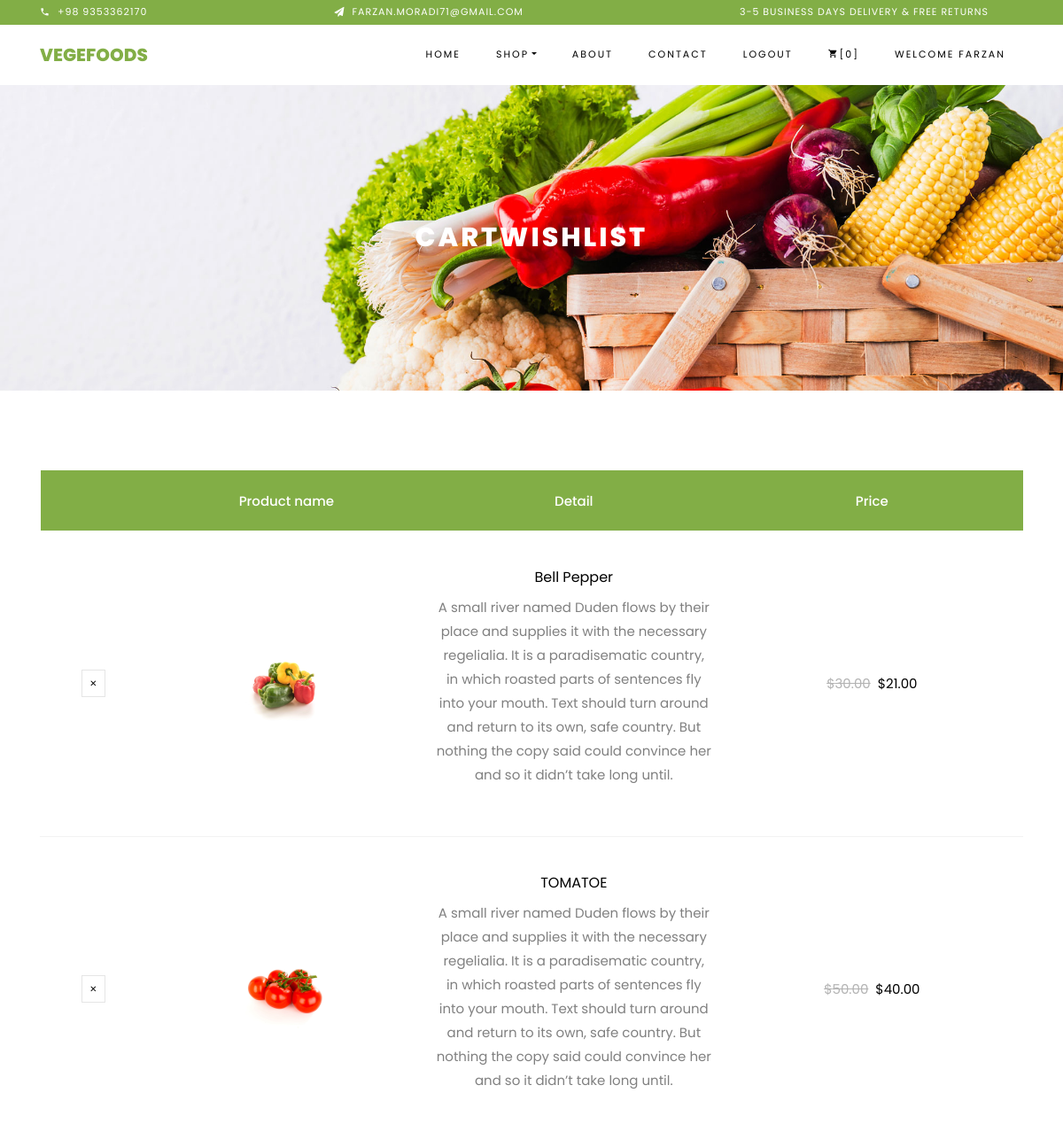
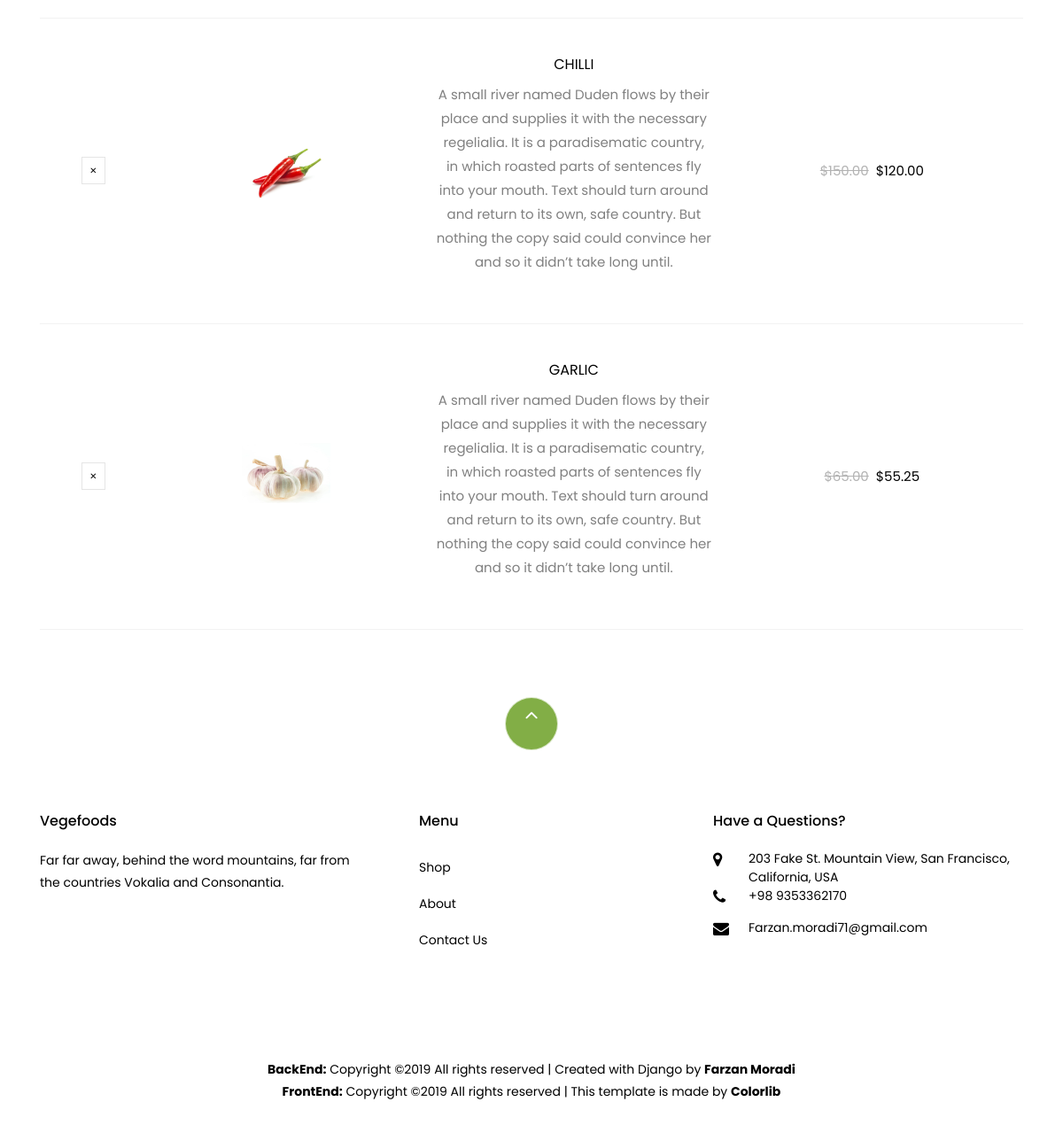
Page /cart/wishlist/ (signed in) on the committed database (2 pictures, top to bottom).
### cart/models.py (models this page shows, shortened)
class Wishlist(models.Model):
    user = models.ForeignKey(User, related_name="user",on_delete=models.CASCADE)
    vegtable = models.ForeignKey(Vegtables,related_name='vegtable',on_delete=models.CASCADE)
    wish = models.BooleanField()
    class Meta:
        ordering = ["user"]

### shop/models.py (models this page shows, shortened)
class Vegtables(models.Model):
    title = models.CharField(max_length=255, unique=True)
    kind = models.CharField(max_length=10, choices=KIND_CHOICES, default='green')
    prise = models.DecimalField(max_digits=6, decimal_places=2)
    Discount = models.PositiveIntegerField(default=0)
    detail = models.TextField(blank=True, default='')
    count = models.PositiveIntegerField(default=0)
    image = models.ImageField(upload_to = 'static/media/vegtables', default = 'static/media/vegtables/no-img.jpg')
    def discount_prise(self):
        return (self.prise * (100 - self.Discount))/100
    class Meta:
        ordering = ["title"]

### cart/views.py (the view)
# urls.py: path('wishlist/', views.WhishlistPage.as_view(), name='wishlist'),
class WhishlistPage(ListView):
    model = Wishlist
    template_name = 'wishlist.html'

### cart/templates/wishlist.html
{% extends 'base.html' %}
{% load staticfiles %}
{% block content %}
    <section class="ftco-section ftco-cart">
			<div class="container">
				<div class="row">
    			<div class="col-md-12 ftco-animate">
				{% if user.is_authenticated %}
    				<div class="cart-list">
	    				<table class="table">
						    <thead class="thead-primary">
						      <tr class="text-center">
							  	<th>&nbsp;</th>
						        <th>Product name</th>
						        <th>Detail</th>
						        <th>Price</th>
						      </tr>
						    </thead>
						    <tbody>
							{% for Wishlist in object_list %}
								{% if Wishlist.wish %}
								<tr class="text-center">
									<td class="product-remove"><a href={% url 'cart:addwish' pk=Wishlist.vegtable.pk pg=4 %}><span class="ion-ios-close"></span></a></td>
									<td class="image-prod"><a href="{% url 'shop:single_product' pk=Wishlist.vegtable.pk %}"><div class="img" style="background-image:url(/{{ Wishlist.vegtable.image }});"></div></a></td>
									<td class="product-name">
										<h3>{{ Wishlist.vegtable.title }}</h3>
										<p>{{ Wishlist.vegtable.detail }}</p>
									</td>
									{% if Wishlist.vegtable.Discount > 0 %}
										<td class="price"><span name="subtotal" class="mr-2 price-dc" style="text-decoration: line-through;color: #b3b3b3;">${{ Wishlist.vegtable.prise }}</span><span class="price-sale">${{ Wishlist.vegtable.discount_prise }}</span></td>
									{% else %}
										<td class="price"><span name="subtotal">${{ Wishlist.vegtable.prise }}</span></td>
									{% endif %}
								</tr>
								{% endif %}
							{% endfor %}
						    </tbody>
						</table>
					</div>
				{% endif %}
    			</div>
    		</div>
			</div>
		</section>
{% endblock content %}

### templates/base.html (shortened to what this page needs)
<!DOCTYPE html>
{% load staticfiles %}
<html lang="en">
<head>
    <link rel="stylesheet" href="{% static 'css/open-iconic-bootstrap.min.css' %}">
    <link rel="stylesheet" href="{% static 'css/animate.css' %}">
    <link rel="stylesheet" href="{% static 'css/owl.carousel.min.css' %}">
    <link rel="stylesheet" href="{% static 'css/owl.theme.default.min.css' %}">
    <link rel="stylesheet" href="{% static 'css/magnific-popup.css' %}">
    <link rel="stylesheet" href="{% static 'css/aos.css' %}">
    <link rel="stylesheet" href="{% static 'css/ionicons.min.css' %}">
    <link rel="stylesheet" href="{% static 'css/bootstrap-datepicker.css' %}">
    <link rel="stylesheet" href="{% static 'css/jquery.timepicker.css' %}">
    <link rel="stylesheet" href="{% static 'css/flaticon.css' %}">
    <link rel="stylesheet" href="{% static 'css/icomoon.css' %}">
    <link rel="stylesheet" href="{% static 'css/style.css' %}">
</head>
<body class="goto-here">
		<div class="py-1 bg-primary">
    	<div class="container">
    		<div class="row no-gutters d-flex align-items-start align-items-center px-md-0">
	    		<div class="col-lg-12 d-block">
		    		<div class="row d-flex">
		    			<div class="col-md pr-4 d-flex topper align-items-center">
					    	<div class="icon mr-2 d-flex justify-content-center align-items-center"><span class="icon-phone2"></span></div>
						    <span class="text">+98 9353362170</span>
					    </div>
					    <div class="col-md pr-4 d-flex topper align-items-center">
					    	<div class="icon mr-2 d-flex justify-content-center align-items-center"><span class="icon-paper-plane"></span></div>
						    <span class="text">Farzan.moradi71@gmail.com</span>
					    </div>
					    <div class="col-md-5 pr-4 d-flex topper align-items-center text-lg-right">
						    <span class="text">3-5 Business days delivery &amp; Free Returns</span>
					    </div>
				    </div>
			    </div>
		    </div>
		  </div>
    </div>
    <nav class="navbar navbar-expand-lg navbar-dark ftco_navbar bg-dark ftco-navbar-light" id="ftco-navbar">
	    <div class="container">
	      <a class="navbar-brand" href="{% url 'home' %}">Vegefoods</a>
	      <div class="collapse navbar-collapse" id="ftco-nav">
	        <ul class="navbar-nav ml-auto">
	          <li class="nav-item"><a href="{% url 'home' %}" class="nav-link">Home</a></li>
            {% if request.path|cut:"/" == "about" or request.path|cut:"/" == "contact"%}
	            <li class="nav-item dropdown">
            {% else %}
	            <li class="nav-item active dropdown">
            {% endif %}
              <a class="nav-link dropdown-toggle" href="#" id="dropdown04" data-toggle="dropdown" aria-haspopup="true" aria-expanded="false">Shop</a>
            </li>
            {% if request.path|cut:"/" == "about" %}
	            <li class="nav-item active"><a href="{% url 'about' %}" class="nav-link">About</a></li>
            {% else %}
	            <li class="nav-item"><a href="{% url 'about' %}" class="nav-link">About</a></li>
            {% endif %}
            {% if request.path|cut:"/" == "contact" %}
	            <li class="nav-item active"><a href="{% url 'contact' %}" class="nav-link">Contact</a></li>
            {% else %}
	            <li class="nav-item"><a href="{% url 'contact' %}" class="nav-link">Contact</a></li>
            {% endif %}
            {% if user.is_authenticated %}
	          <li class="nav-item"><a href="{% url 'accounts:logout' %}" class="nav-link">Logout</a></li>
            {% else %}
	          <li class="nav-item"><a href="{% url 'accounts:login' %}" class="nav-link">Signin</a></li>
            {% endif %}
	          <li class="nav-item cta cta-colored"><a href="{% url 'cart:cart' %}" class="nav-link"><span class="icon-shopping_cart"></span>[{{request.session.cart|length}}]</a></li>
            {% if user.is_authenticated %}
	          <li class="nav-item"><a class="nav-link">Welcome {{ user.get_username  }}</a></li>
            {% endif %}
	        </ul>
	      </div>
	    </div>
	  </nav>
    <div class="hero-wrap hero-bread" style="background-image: url('{% static "images/bg_1.jpg" %}');">
      <div class="container">
        <div class="row no-gutters slider-text align-items-center justify-content-center">
          <div class="col-md-9 ftco-animate text-center">
            <h1 class="mb-0 bread">{{ request.path|cut:"/" }}</h1>
          </div>
        </div>
      </div>
    </div>
    {% block content %}
    {% endblock content %}
    <footer class="ftco-footer ftco-section">
      <div class="container">
      	<div class="row">
      		<div class="mouse">
						<a href="#" class="mouse-icon">
							<div class="mouse-wheel"><span class="ion-ios-arrow-up"></span></div>
						</a>
					</div>
      	</div>
        <div class="row mb-5">
          <div class="col-md">
            <div class="ftco-footer-widget mb-4">
              <h2 class="ftco-heading-2">Vegefoods</h2>
              <p>Far far away, behind the word mountains, far from the countries Vokalia and Consonantia.</p>
              <ul class="ftco-footer-social list-unstyled float-md-left float-lft mt-5">
              </ul>
            </div>
          </div>
          <div class="col-md">
            <div class="ftco-footer-widget mb-4 ml-md-5">
              <h2 class="ftco-heading-2">Menu</h2>
              <ul class="list-unstyled">
                <li><a href="{% url 'shop:shop' %}" class="py-2 d-block">Shop</a></li>
                <li><a href="{% url 'about' %}" class="py-2 d-block">About</a></li>
                <li><a href="{% url 'contact' %}" class="py-2 d-block">Contact Us</a></li>
              </ul>
            </div>
          </div>
          <div class="col-md">
            <div class="ftco-footer-widget mb-4">
            	<h2 class="ftco-heading-2">Have a Questions?</h2>
            	<div class="block-23 mb-3">
	              <ul>
	                <li><span class="icon icon-map-marker"></span><span class="text">203 Fake St. Mountain View, San Francisco, California, USA</span></li>
	                <li><a><span class="icon icon-phone"></span><span class="text">+98 9353362170</span></a></li>
	                <li><a><span class="icon icon-envelope"></span><span class="text">Farzan.moradi71@gmail.com</span></a></li>
	              </ul>
	            </div>
            </div>
          </div>
        </div>
        <div class="row">
          <div class="col-md-12 text-center">
            <p>
						  <b>BackEnd:</b> Copyright &copy;<script>document.write(new Date().getFullYear());</script> All rights reserved | Created with Django by <a target="_blank"><b>Farzan Moradi</b></a>
						  <br>
						  <b>FrontEnd:</b> Copyright &copy;<script>document.write(new Date().getFullYear());</script> All rights reserved | This template is made by <a target="_blank"><b>Colorlib<b/></a>
						</p>
          </div>
        </div>
      </div>
    </footer>
</body>
</html>

### static/css/icomoon.css (style rules this page uses)
[class^="icon-"], [class*=" icon-"] { font-family: 'icomoon' !important; speak: none; font-style: normal; font-weight: normal; font-variant: normal; text-transform: none; line-height: 1; -webkit-font-smoothing: antialiased; -moz-osx-font-smoothing: grayscale; }
.icon-map-marker:before { content: "\f041"; }
.icon-phone:before { content: "\f095"; }
.icon-envelope:before { content: "\f0e0"; }
.icon-paper-plane:before { content: "\f1d8"; }
.icon-phone2:before { content: "\e0cd"; }
.icon-shopping_cart:before { content: "\e8cc"; }

### rows in the picture
Wishlist: vegtable.image (picture), vegtable "Bell Pepper", vegtable.detail "A small river named Duden flows by their place and supplies it with the necessary regelialia. It is a paradisematic country, in which roasted parts of sentences fly into your mouth. Text should turn around and return to its own, safe country. But nothing the copy said could convince her and so it didn’t take long until.", vegtable.prise "30.00", vegtable.discount_prise "21.00"
Wishlist: vegtable.image (picture), vegtable "TOMATOE", vegtable.detail "A small river named Duden flows by their place and supplies it with the necessary regelialia. It is a paradisematic country, in which roasted parts of sentences fly into your mouth. Text should turn around and return to its own, safe country. But nothing the copy said could convince her and so it didn’t take long until.", vegtable.prise "50.00", vegtable.discount_prise "40.00"
Wishlist: vegtable.image (picture), vegtable "CHILLI", vegtable.detail "A small river named Duden flows by their place and supplies it with the necessary regelialia. It is a paradisematic country, in which roasted parts of sentences fly into your mouth. Text should turn around and return to its own, safe country. But nothing the copy said could convince her and so it didn’t take long until.", vegtable.prise "150.00", vegtable.discount_prise "120.00"
Wishlist: vegtable.image (picture), vegtable "GARLIC", vegtable.detail "A small river named Duden flows by their place and supplies it with the necessary regelialia. It is a paradisematic country, in which roasted parts of sentences fly into your mouth. Text should turn around and return to its own, safe country. But nothing the copy said could convince her and so it didn’t take long until.", vegtable.prise "65.00", vegtable.discount_prise "55.25"

### other values in the picture
{{ request.session.cart|length }} "0"
{{ user.get_username }} "FARZAN"
{{ request.path|cut:"/" }} "CARTWISHLIST"
